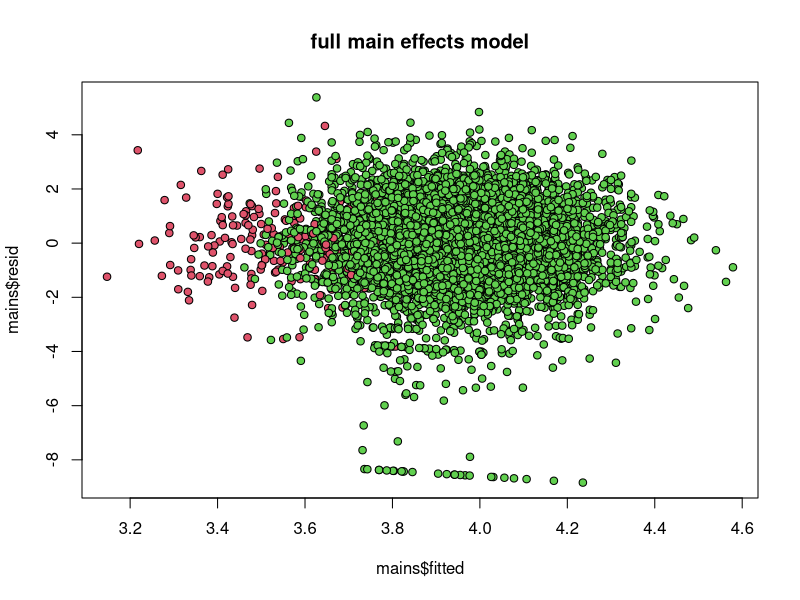

The R script that drew this image: (Note: this script raises an error after producing the figure.)

###### Amazon Sales ######

names(amazon <- read.csv("amazon.csv", colClasses=c("numeric", "factor",  "numeric",  
                                         "factor", "factor", "factor", "factor", "factor", "factor")))

n <- nrow(amazon)
mains <- lm(log(bought) ~ ., data=amazon) 
plot(mains$fitted, mains$resid, bg=c(2,3)[amazon$connect], pch=21, main="full main effects model")

## problems!  Why?  Really low values (penny charges).
amazon[mains$resid< -6,]

## redo everything without purchases < $0.10
amazon <- amazon[amazon$bought>=0.1,]
summary( mains <- lm(log(bought) ~ ., data=amazon) )

## now simplify
inc = as.numeric(amazon$income)
inc[inc <= 2] <- "poor"
inc[inc <= 4] <- "mid"
inc[inc <= 6] <- "upper"
inc[inc == 7] <- "rich"
amazon$income <- relevel(as.factor(inc),"poor")

mainsold <- mains
summary( mains <- lm(log(bought) ~ ., data=amazon)  )
anova(mains, mainsold)

## simplify further
incregionrace <- lm(log(bought) ~ region + income + race + connection, data=amazon)
anova(incregionrace, mains)
# can we get away without race? 
incregion <- lm(log(bought) ~ region + income +  connection, data=amazon)
anova(norace, incregionrace)
# Region only
regiononly <- lm(log(bought) ~ region + connection, data=amazon)
anova(regiononly, incregionrace)
# An interaction model
interact <- lm(log(bought) ~ region*connection, data=amazon)
anova(regiononly, interact)

# full and null models
null <- lm(log(bought)~1, data=amazon)
full <- lm(log(bought)~.+.^2, data=amazon)

BIC <- c(mains=extractAIC(mains, k=log(n))[2],
         incregionrace=extractAIC(incregionrace, k=log(n))[2],
         incregion=extractAIC(incregion, k=log(n))[2],
         interact=extractAIC(interact, k=log(n))[2],
         regiononly=extractAIC(regiononly, k=log(n))[2],
         null=extractAIC(null, k=log(n))[2],
         full=extractAIC(full, k=log(n))[2])

# Model probabilities
eBIC <- exp(-.5*(BIC-min(BIC)))
round(probs <- eBIC/sum(eBIC), 2)

par(mfrow=c(1,2))
plot(regiononly$fitted, regiononly$resid, bg=c(2,3)[amazon$connect], pch=21, main="connection and region model")
qqnorm(rstudent(regiononly), main="connection and region model")

# Having broadband increases your purchases on amazon by about 50%
summary(regiononly)
exp(0.422)
summary(incregion)
exp(0.404)
summary(incregionrace)
exp(0.403)


##### Police Stops #####

traffic <- read.csv("WSPTrafficStops.csv")
Stops <- traffic$Stops
Radar <- traffic$Radar

# (i)
par(mfrow=c(2,3))
plot(Radar, Stops, pch=20, main="Stops vs Radar") # obvious non-constant variance
##
# Clearly, this is a candidate for the log-log transform
radarlm <- lm(log(Stops) ~ log(Radar))
plot(log(Stops), log(Radar), pch=20, col=4, main="log(stops) vs log(radar)")
# The relationship appears linear, which fits with our proposition that
# Radar is providing a baseline for the "at risk of traffic stop" population.
plot(radarlm$fitted.values, radarlm$residuals, pch=20, col=4,
     xlab="Yhat", ylab = "e", main="fitted vs residuals") # things look much better
qqnorm(rstudent(radarlm), pch=20, col=4) # check normality
abline(a=0, b=1, lty=2)
hist(rstudent(radarlm), col=4)
# We can also check error independence for the (spatially ordered) APAs
plot(traffic$APA, radarlm$residuals, pch=20, col=4,
     xlab="APA", ylab = "e", main="Error by APA")
# It looks like we fail this assumption (perhaps lower numbers are urban,
# closer to seattle?), but that is a more advanced topic (time-series lecture).
##
# From the elasticity interpretation of beta1,
# the increased % in active Stops per 1% more radar stops is
confint(radarlm)[2,]
# An elasticity of 1 seems like a decent assumption, which is intuitive

# (ii)
# First, plot the data with colors to show race.
# Use relevel() to make white drivers the intercept for discrimination
par(mfrow=c(1,3))
Race <- relevel(traffic$Race, "White")
plot(log(Radar), log(Stops), pch=20, col=Race)
legend("topleft", legend=levels(Race), fill=1:6)
# We want to see if there are race effects beyond
# the number of stops predicted by our Radar baseline
summary(racelm <- lm(log(Stops) ~ log(Radar) + Race))
anova(radarlm, racelm) # Race Matters!
# Residuals still look fine 
plot(racelm$fitted.values, racelm$residuals, pch=20, col=Race,
     xlab="Yhat", ylab = "e", main="fitted vs residuals")
# To see what we fit, take a look at the prediction lines for each race:
plot(log(Radar), log(Stops), col=8, cex=.5)
abline(a=racelm$coef[1], b=racelm$coef[2])
for(i in 1:5){ abline(a=racelm$coef[1]+racelm$coef[2+i], b=racelm$coef[2], col=i+1) }
# The lines look basically the same, but it is hard to really tell...
# Use the partial F-test to see if the "racial bias" effect is significant
# H0: log(Stops) ~ log(Radar)
# H1: log(Stops) ~ log(Radar) + Race
anova(radarlm, racelm)
# So the race effect is significant at .05 level (even though
# none of the individual t-statistics are signif).
#
# In the plot, only Native Americans systymatically differed from the line.
# But in the regression ouput, Hispanics also looked fairly significant.
# So lets try with both
NatAm <- Race=="NativeAmerican"
Hisp <- Race=="Hispanic"
summary( biaslm <- lm(log(Stops) ~ log(Radar) +  NatAm + Hisp ) )
# Compare this to the previous model, to see if the "racial bias"
# only affects Native Americans, or if we need the full model
# H0: log(Stops) ~ log(Radar) + NatAm + Hisp
# H1: log(Stops) ~ log(Radar) + Race
anova(biaslm, racelm)
## Looks like the native american and hispanic regression (null H0) explains things
## We can't really assume discrimination, however,
## since those residuals look to be correlated in ADA...
## Elasticity is still about 1.

xx <- 1:10
par(mfrow=c(1,3))
plot(log(Radar)[Hisp], log(Stops)[Hisp], col=5, main="Hispanic Drivers")
lines(xx, .5795 + 1.01589*xx + .15057, col=5, lwd=2)
plot(log(Radar)[NatAm], log(Stops)[NatAm], col=6, main="Native American Drivers")
lines(xx, .5795 + 1.01589*xx + .24111, col=6, lwd=2)
plot(log(Radar)[!(Hisp|NatAm)], log(Stops)[!(Hisp|NatAm)],  main="Other Drivers")
lines(xx, .5795 + 1.01589*xx, col=1, lwd=2)


#######  Wine Quality ########

wine <- read.csv("winequality.csv")
names(wine)
winecols <- c(2,7)[wine$col] # red and yellow
par(mfrow=c(3,4), mai=c(.5,.5,.3,.3))
for(i in c(2:12)){ plot(wine[,i], wine$quality, xlab=names(wine)[i], col=winecols, pch=20) }
plot(wine$quality ~ wine$color, col=c(2,7))

## From plots, you should be able to see a need for log transforms
## and a couple high-leverage outlier x-values.
#
# I remove 3 very high-density (desert?) and 2 high citric wines
wine <- wine[(wine$density < 1.01)&(wine$citric<=1),]  
par(mfrow=c(3,4), mai=c(.5,.5,.2,.1))
# what needs to be is now on log scale:
plot(wine$fixed.acidity, wine$quality, pch=20, col=winecols)
plot(wine$volatile.acidity, wine$quality, pch=20, col=winecols)
plot(wine$citric.acid, wine$quality, pch=20, col=winecols)
plot(log(wine$residual.sugar), wine$quality, pch=20, col=winecols)
plot(log(wine$chlorides), wine$quality, pch=20, col=winecols)
plot(log(wine$free.sulfur.dioxide), wine$quality, pch=20, col=winecols)
plot(log(wine$total.sulfur.dioxide), wine$quality, pch=20, col=winecols)
plot(wine$density, wine$quality, pch=20, col=winecols)
plot(wine$pH, wine$quality, pch=20, col=winecols)
plot(log(wine$sulphates), wine$quality, pch=20, col=winecols)
plot(wine$alcohol, wine$quality, pch=20, col=winecols)
plot(wine$color, wine$quality, col=c(2,7))


train <- 1:5000 # sample(1:nrow(wine), 5000) is better, but I want consistency for class
wine <- cbind(wine[,c(1:4,9,10,12,13)], log(wine[,c(5:8,11)]))

# Fit the full model:
summary(fullreg <- lm(quality ~ ., data=wine[train,]))
# We get away with dropping citric acid
summary(mainreg <- lm(quality ~ . - citric.acid, data=wine[train,]))
# Let's consider building interactions:
summary(interreg <- step(mainreg, ~.+.^2, direction="forward", k=log(5000))) 
# And finally simplify
summary(finalreg <- lm(update(formula(interreg), ~.-chlorides-residual.sugar), data=wine[train,] )) 

# look at the residuals and fit for each model:
par(mfrow=c(2,4), mai=c(.5,.5,.2,.1))
plot(fullreg$fitted, fullreg$resid, col=winecols, pch=20)
abline(h=0, col=4, lty=2)
plot(mainreg$fitted, mainreg$resid, col=winecols, pch=20)
abline(h=0, col=4, lty=2)
plot(interreg$fitted, interreg$resid, col=winecols, pch=20)
abline(h=0, col=4, lty=2)
plot(finalreg$fitted, finalreg$resid, col=winecols, pch=20)
abline(h=0, col=4, lty=2)
qqnorm(rstudent(fullreg), col=winecols, pch=20, main="")
abline(a=0,b=1,col=4)
qqnorm(rstudent(mainreg), col=winecols, pch=20, main="")
abline(a=0,b=1,col=4)
qqnorm(rstudent(interreg), col=winecols, pch=20, main="")
abline(a=0,b=1,col=4)
qqnorm(rstudent(finalreg), col=winecols, pch=20, main="")
abline(a=0,b=1,col=4)

## Model Comparison
models <- list(full=fullreg, main=mainreg, inter=interreg, final=finalreg)
# model probabilities: 
bic <- sapply(models, extractAIC, k=log(5000))[2,]
ebic <- exp(-.5*(bic-min(bic)))
round(ebic/sum(ebic),4) # final reg rules!
# out-of-sample prediction:
preds <- sapply(models, predict, newdata=wine[-train,])
error <- apply(preds, 2, '-', wine$quality[-train])
round(mse <- apply(error^2, 2, mean),5) # Both final and inter do pretty well

# The final model is best.  Color has a (negative for white) main
# effect, as well as interaction with free.sulfur.dioxide (+) and
# volitile.acidity (-).  Thus the same chemico profile wine will be
# lower quality for whites, and the positive main effect of free.sulfur
# and negative effect of volitile acidity are both magnified for white wine.
